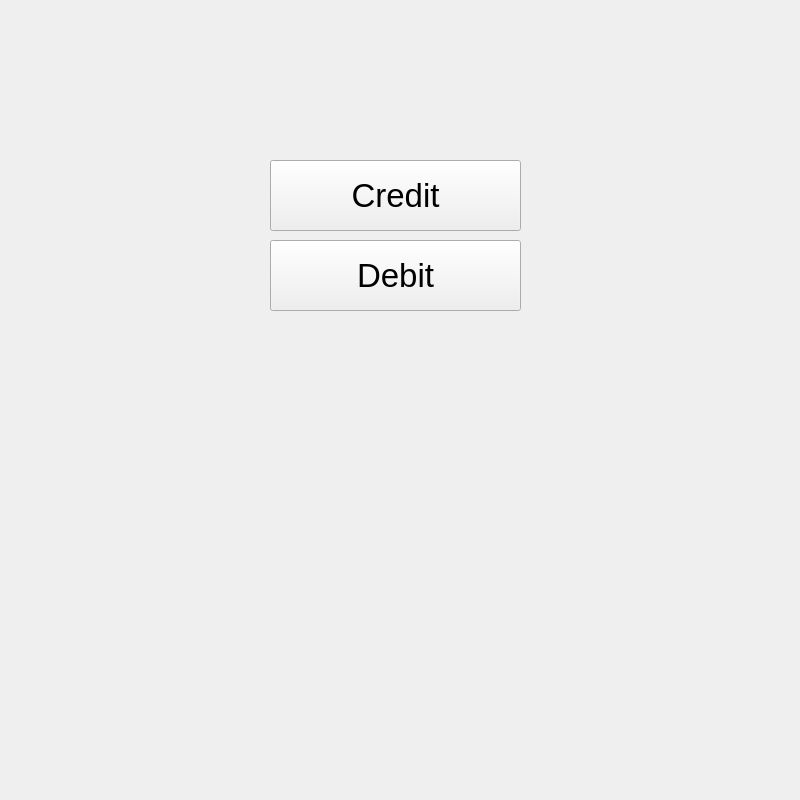
<?xml version="1.0" encoding="UTF-8"?>
<ui version="4.0">
 <class>creditOrDebitWindow</class>
 <widget class="QWidget" name="creditOrDebitWindow">
  <property name="geometry">
   <rect>
    <x>0</x>
    <y>0</y>
    <width>800</width>
    <height>800</height>
   </rect>
  </property>
  <property name="font">
   <font>
    <pointsize>25</pointsize>
   </font>
  </property>
  <property name="windowTitle">
   <string>Form</string>
  </property>
  <widget class="QPushButton" name="btnCredit">
   <property name="geometry">
    <rect>
     <x>270</x>
     <y>160</y>
     <width>251</width>
     <height>71</height>
    </rect>
   </property>
   <property name="text">
    <string>Credit</string>
   </property>
  </widget>
  <widget class="QPushButton" name="btnDebit">
   <property name="geometry">
    <rect>
     <x>270</x>
     <y>240</y>
     <width>251</width>
     <height>71</height>
    </rect>
   </property>
   <property name="text">
    <string>Debit</string>
   </property>
  </widget>
 </widget>
 <resources/>
 <connections/>
</ui>
